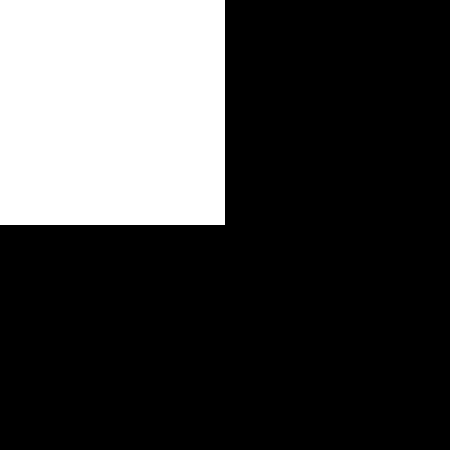

Write Python code to recreate this figure.
from PIL import Image
import math

def interpolate(start, end, percent):
    return (end - start) * percent + start

def interpolateRGB(start, end, percent):
    rStart = start[0]
    gStart = start[1]
    bStart = start[2]

    rEnd = end[0]
    gEnd = end[1]
    bEnd = end[2]

    r = interpolate(rStart, rEnd, percent)
    g = interpolate(gStart, gEnd, percent)
    b = interpolate(bStart, bEnd, percent)

    return r, g, b

def nnInterpolation(data, x, y):
    return data[math.floor(x), math.floor(y)]

def bilinearInterpolation(data, x, y):

    #Gather my pixels
    xStart = math.floor(x)
    xEnd = xStart + 1
    xPercent = x - xStart
    yStart = math.floor(y)
    yEnd = yStart + 1
    yPercent = y - yStart

    topLeft = data[int(xStart), int(yStart)]
    topRight = data[int(xEnd), int(yStart)]
    bottomLeft = data[int(xStart), int(yEnd)]
    bottomRight = data[int(xEnd), int(yEnd)]

    #Interpolate across the top
    top = interpolateRGB(topLeft, topRight, xPercent)

    #Interpolate axross the bottom
    bottom = interpolateRGB(bottomLeft, bottomRight, xPercent)

    #Interpolate vertically
    result = interpolateRGB(top, bottom, yPercent)

    #Return the result
    return (math.floor(result[0]), math.floor(result[1]), math.floor(result[2]))

if __name__ == '__main__':

    image = Image.open("quokka.jpeg")
    data = image.load()
    newImage = Image.new("RGB", (image.width*2, image.height*2))
    newData = newImage.load()

    for y in range(image.height):
        for x in range(image.width):

            newX = x - image.width/2
            newY = y - image.height/2



            if newX < 0 or newX >= image.width/2 or newY < 0 or newY >= image.height*2:
                newData[x, y] = (255, 255, 255)
            else:
                newData[x, y] = data[math.floor(newX), math.floor(newY)]



    newImage.save("edges.png")